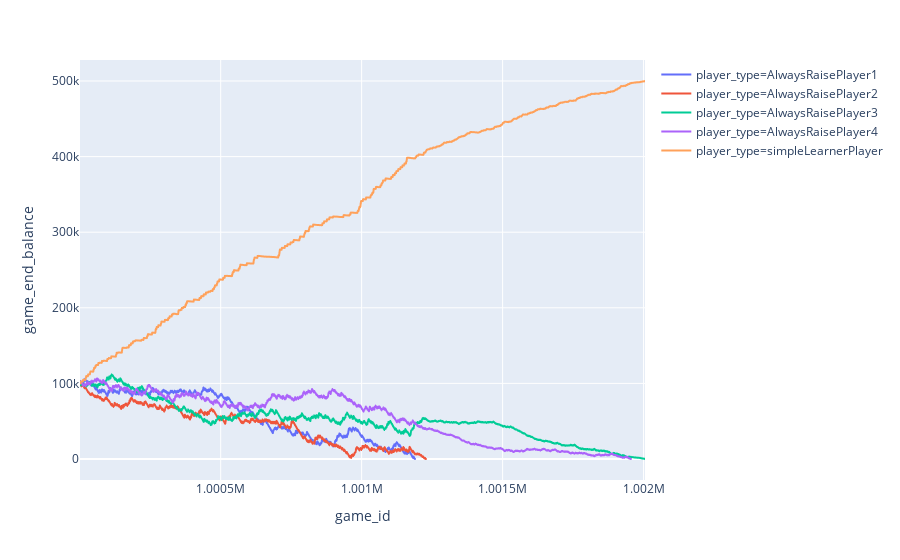

The code cell stored with this chart in its notebook:
### Code cell
px.line(games[games['table_id']==1],x='game_id',y='game_end_balance',color='player_type')

### Figure 1 — Plotly figure (JSON) as saved in the notebook; plotly's stock layout.template omitted (floating-point values rounded to 4 significant figures; data arrays with more than 128 entries replaced by an {"elided": "..."} marker saying what was removed)
{"data": [{"hoverlabel": {"namelength": 0}, "hovertemplate": "player_type=AlwaysRaisePlayer1<br>game_id=%{x}<br>game_end_balance=%{y}", "legendgroup": "player_type=AlwaysRaisePlayer1", "line": {"color": "#636efa", "dash": "solid"}, "mode": "lines", "name": "player_type=AlwaysRaisePlayer1", "showlegend": true, "type": "scattergl", "x": {"elided": "1189 int values"}, "xaxis": "x", "y": {"elided": "1189 float values"}, "yaxis": "y"}, {"hoverlabel": {"namelength": 0}, "hovertemplate": "player_type=AlwaysRaisePlayer2<br>game_id=%{x}<br>game_end_balance=%{y}", "legendgroup": "player_type=AlwaysRaisePlayer2", "line": {"color": "#EF553B", "dash": "solid"}, "mode": "lines", "name": "player_type=AlwaysRaisePlayer2", "showlegend": true, "type": "scattergl", "x": {"elided": "1228 int values"}, "xaxis": "x", "y": {"elided": "1228 float values"}, "yaxis": "y"}, {"hoverlabel": {"namelength": 0}, "hovertemplate": "player_type=AlwaysRaisePlayer3<br>game_id=%{x}<br>game_end_balance=%{y}", "legendgroup": "player_type=AlwaysRaisePlayer3", "line": {"color": "#00cc96", "dash": "solid"}, "mode": "lines", "name": "player_type=AlwaysRaisePlayer3", "showlegend": true, "type": "scattergl", "x": {"elided": "2005 int values"}, "xaxis": "x", "y": {"elided": "2005 float values"}, "yaxis": "y"}, {"hoverlabel": {"namelength": 0}, "hovertemplate": "player_type=AlwaysRaisePlayer4<br>game_id=%{x}<br>game_end_balance=%{y}", "legendgroup": "player_type=AlwaysRaisePlayer4", "line": {"color": "#ab63fa", "dash": "solid"}, "mode": "lines", "name": "player_type=AlwaysRaisePlayer4", "showlegend": true, "type": "scattergl", "x": {"elided": "1955 int values"}, "xaxis": "x", "y": {"elided": "1955 float values"}, "yaxis": "y"}, {"hoverlabel": {"namelength": 0}, "hovertemplate": "player_type=simpleLearnerPlayer<br>game_id=%{x}<br>game_end_balance=%{y}", "legendgroup": "player_type=simpleLearnerPlayer", "line": {"color": "#FFA15A", "dash": "solid"}, "mode": "lines", "name": "player_type=simpleLearnerPlayer", "showlegend": true, "type": "scattergl", "x": {"elided": "2005 int values"}, "xaxis": "x", "y": {"elided": "2005 float values"}, "yaxis": "y"}], "layout": {"legend": {"tracegroupgap": 0}, "margin": {"t": 60}, "xaxis": {"anchor": "y", "domain": [0, 1], "title": {"text": "game_id"}}, "yaxis": {"anchor": "x", "domain": [0, 1], "title": {"text": "game_end_balance"}}}}
